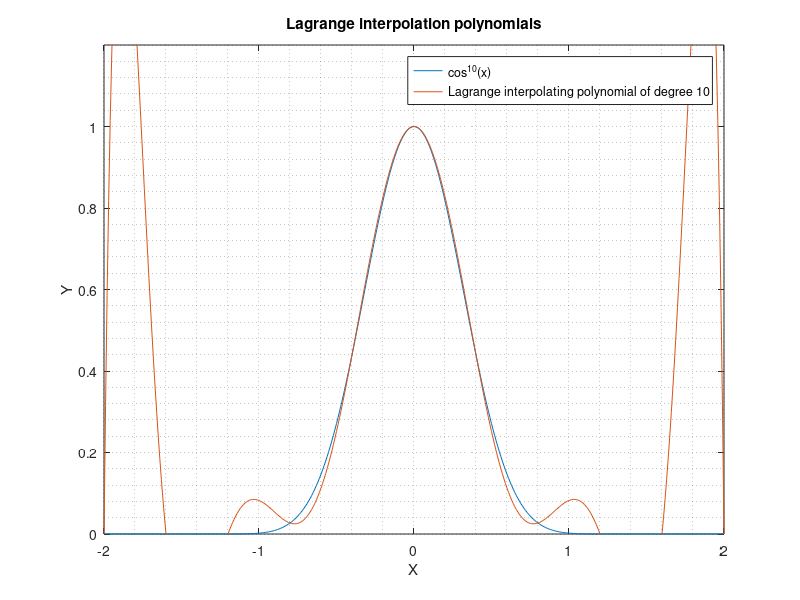

Write the MATLAB code that produced this figure.
clear all
close all

x=-2:0.01:2;
y=cos(x).^10;
coeff=[1, -7.71771e-014, -4.61032, 3.65448e-013, 7.77931, -4.54332e-013, -5.66846, 1.91147e-013, 1.77595, -2.47997e-014, -0.194228];
y_l=coeff(1);
for i=2:11
    y_l=y_l+coeff(i)*x.^(i-1);
end

figure
plot(x,y,x,y_l)
legend("cos^{10}(x)","Lagrange interpolating polynomial of degree 10")
title("Lagrange interpolation polynomials");
xlabel("X");
ylabel("Y");
axis([-2 2 0 1.2])
grid minor
